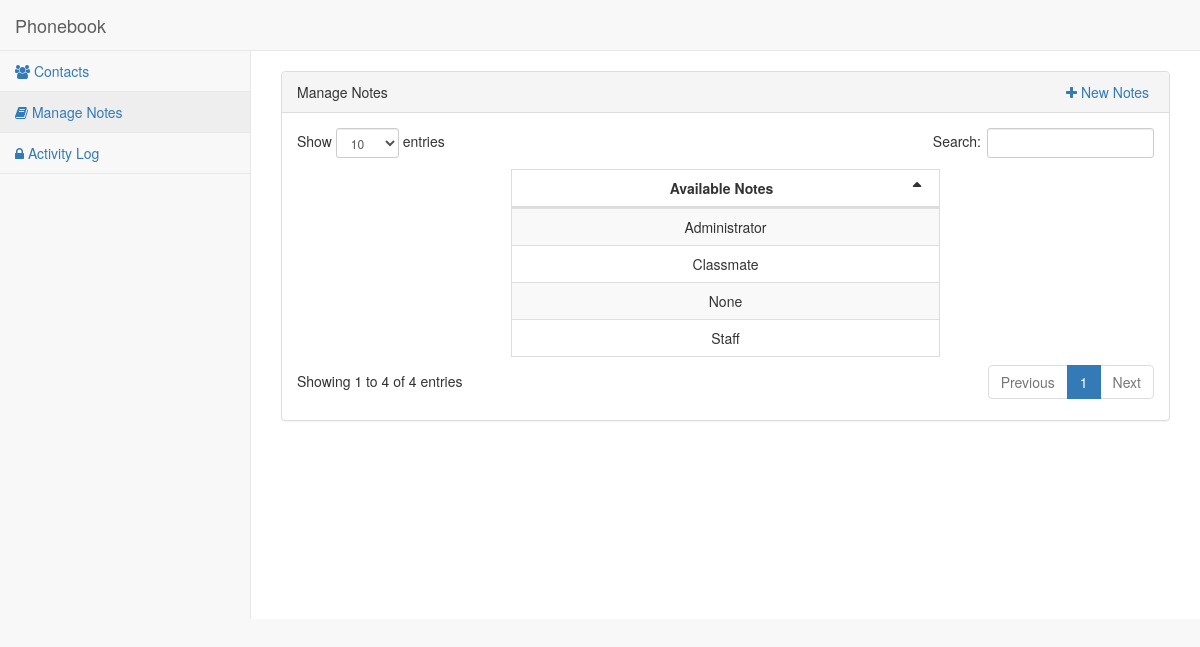
The page /content/notes.php on the database its author committed.
### tables this page shows
CREATE TABLE `notes` (
  `notes_id` int(11) NOT NULL,
  `contact_notes` varchar(100) NOT NULL
);

### content/class/Database.php (called while the page is built, shortened)
<?php
    class Database {
        protected static $connection;
        public function connect() {
            if(!isset(self::$connection)) {
                $config = parse_ini_file(__DIR__ . '\config.ini');
                self::$connection = new mysqli($config['DB_SERVER'],$config['DB_USER'],"",$config['DB_NAME']);
            } else {
                if (!self::$connection) {
                    die("Database connection/selection failed: " . mysqli_error($connection));
                }
            }
            return self::$connection;
        }
        public function query($query) {
            $connection = $this->connect();
            $result = $connection->query($query);
            return $result;
        }
        public function select($query) {
            $result = $this->query($query);
            for ($set = array(); $row = $result->fetch_assoc(); $set[] = $row);
            return $set;
        }
    }
?>

### content/class/Notes.php (called while the page is built, shortened)
<?php
    require_once 'Database.php';
    class Notes extends Database {
        protected static $table = "notes";
        public function get_all_notes() {
            $query = "  SELECT *
                        FROM " .static::$table;
            return parent::select($query);
        }
    }
?>

### content/notes.php (the view, shortened to what this page needs)
<?php
    require_once 'class/Notes.php';
    $notes_db = new Notes();
    function create_notes($notes) {
        $contact_notes  = $notes["contact_notes"];
        $html = '
            <tr id="'.$notes['notes_id'].'" class="td-notes">
                <td class="notes text-center">' . $contact_notes . '</td>
            </tr>';
        return $html;
    }
?>
<!DOCTYPE html>
<html lang="en">
<head>
    <link href="vendor/bootstrap/css/bootstrap.min.css" rel="stylesheet">
    <link href="vendor/metisMenu/metisMenu.min.css" rel="stylesheet">
    <link href="vendor/datatables-plugins/dataTables.bootstrap.css" rel="stylesheet">
    <link href="vendor/datatables-responsive/dataTables.responsive.css" rel="stylesheet">
    <link href="dist/css/sb-admin-2.css" rel="stylesheet">
    <link href="vendor/font-awesome/css/font-awesome.min.css" rel="stylesheet" type="text/css">
    <link rel="stylesheet" href="css/style.css">
</head>
<body>
    <div id="wrapper">
        <nav class="navbar navbar-default navbar-static-top" role="navigation" style="margin-bottom: 0">
            <div class="navbar-header">
                <a class="navbar-brand" href="index.php">Phonebook</a>
            </div>
            <div class="navbar-default sidebar" role="navigation">
                <div class="sidebar-nav navbar-collapse">
                    <ul class="nav" id="side-menu">
                        <li>
                            <a href="index.php"><i class="fa fa-users"></i> Contacts</a>
                        </li>
                        <li>
                            <a href="notes.php"><i class="fa fa-book"></i> Manage Notes</a>
                        </li>
                        <li>
                            <a href="activity_logs.php"><i class="fa fa-lock"></i> Activity Log</a>
                        </li>
                    </ul>
                </div>
            </div>
        </nav>
        <div id="page-wrapper">
            <span>&nbsp;</span>
            <div class="row">
                <div class="col-lg-12">
                    <div class="panel panel-default" >
                        <div class="panel-heading">
                            Manage Notes
                            <div class="pull-right button_option">
                                <a href="#" data-toggle="modal" data-target="#add_notes"><span class="fa fa-plus"></span> New Notes</a>
                            </div>
                        </div>
                        <div class="panel-body" >
                            <table class="table table-bordered table-striped" id="notes-list" style="width:50%; margin: 0 auto;">
                                <thead>
                                    <tr>
                                        <th class="text-center">Available Notes</th>
                                    </tr>
                                </thead>
                                <tbody>
                                <?php
                                        $query = $notes_db->get_all_notes();
                                        $tds = '';
                                        $td = '';
                                        foreach ($query as $notes) {
                                            $tds .= create_notes($notes);
                                        }
                                        $td .= $tds;
                                        $tdIsEmpty = "<span class='text-danger'>Message: No result found.</span>";
                                        if (empty($td)) {
                                            echo $tdIsEmpty;
                                        } else {
                                            echo $td;
                                        }
                                    ?>
                                </tbody>
                            </table>
                        </div>
                    </div>
                </div>
            </div>
        </div>
    </div>
</body>
</html>

### content/css/style.css (style rules this page uses)
.button_option { margin-right: 5px; }
.pull-right { float: right !important; }

### rows shown on the page
notes: contact_notes "None"
notes: contact_notes "Classmate"
notes: contact_notes "Administrator"
notes: contact_notes "Staff"
